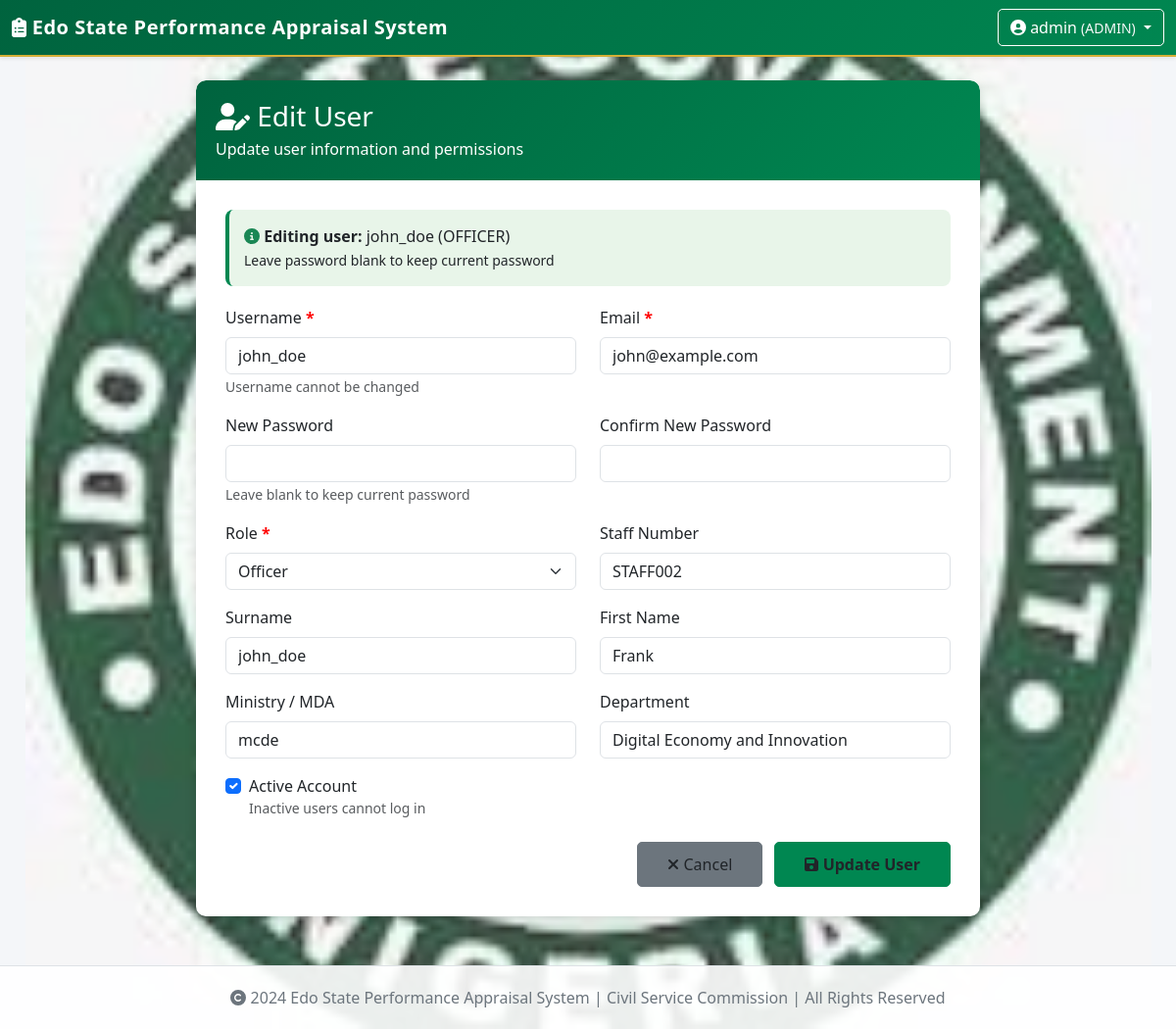
Screenshot of /admin/edit-user-page/2 (signed in) with the database file from the repository.
### app/models/user.py (models this page shows, shortened)
class User(UserMixin, db.Model):
    __tablename__ = 'users'
    id = db.Column(db.Integer, primary_key=True)
    username = db.Column(db.String(80), unique=True, nullable=False)
    email = db.Column(db.String(120), unique=True, nullable=False)
    password_hash = db.Column(db.String(200), nullable=False)
    role = db.Column(db.String(50), nullable=False, default='STAFF')
    is_active = db.Column(db.Boolean, default=True)
    created_at = db.Column(db.DateTime, default=datetime.utcnow)
    staff_no = db.Column(db.String(50), unique=True)
    surname = db.Column(db.String(100))
    first_name = db.Column(db.String(100))
    other_names = db.Column(db.String(200))
    title = db.Column(db.String(20))
    date_of_birth = db.Column(db.Date, nullable=True)
    date_first_appointment = db.Column(db.Date, nullable=True)
    post_appointed = db.Column(db.String(200))
    present_post = db.Column(db.String(200))
    salary_grade = db.Column(db.String(50))
    ministry = db.Column(db.String(200))  # MDA
    department = db.Column(db.String(200))  # Department
    division = db.Column(db.String(200))
    branch = db.Column(db.String(200))
    section = db.Column(db.String(200))
    def has_role(self, role):
        return self.role == role or self.role == 'ADMIN'

### app/admin/routes.py (the view)
@admin_bp.route('/edit-user-page/<int:user_id>')
@login_required
def edit_user_page(user_id):
    if not current_user.has_role('ADMIN'):
        flash('Access denied', 'danger')
        return redirect(url_for('reports.dashboard'))
    user = User.query.get_or_404(user_id)
    return render_template('admin/admin_edit_user.html', user=user)

### app/templates/admin/admin_edit_user.html (shortened to what this page needs)
{% extends "base.html" %}
{% block content %}
<div class="container-fluid">
    <div class="form-container">
        <div class="form-card">
            <div class="form-header">
                <h3 class="mb-0"><i class="fas fa-user-edit"></i> Edit User</h3>
                <p class="mb-0 mt-1">Update user information and permissions</p>
            </div>
            <div class="form-body">
                <div class="info-box">
                    <i class="fas fa-info-circle text-success"></i>
                    <strong>Editing user:</strong> {{ user.username }} ({{ user.role }})
                    <br>
                    <small>Leave password blank to keep current password</small>
                </div>
                <form id="editUserForm" method="POST" action="{{ url_for('admin.update_user', user_id=user.id) }}">
                    <div class="row">
                        <div class="col-md-6 mb-3">
                            <label class="form-label required-field">Username</label>
                            <input type="text" id="username" name="username" class="form-control" value="{{ user.username }}" readonly>
                            <small class="text-muted">Username cannot be changed</small>
                        </div>
                        <div class="col-md-6 mb-3">
                            <label class="form-label required-field">Email</label>
                            <input type="email" id="email" name="email" class="form-control" value="{{ user.email }}" required>
                        </div>
                    </div>
                    <div class="row">
                        <div class="col-md-6 mb-3">
                            <label class="form-label">New Password</label>
                            <input type="password" id="password" name="password" class="form-control">
                            <small class="text-muted">Leave blank to keep current password</small>
                        </div>
                        <div class="col-md-6 mb-3">
                            <label class="form-label">Confirm New Password</label>
                            <input type="password" id="confirm_password" name="confirm_password" class="form-control">
                        </div>
                    </div>
                    <div class="row">
                        <div class="col-md-6 mb-3">
                            <label class="form-label required-field">Role</label>
                            <select id="role" name="role" class="form-select">
                                <option value="OFFICER" {% if user.role == 'OFFICER' %}selected{% endif %}>Officer</option>
                            </select>
                        </div>
                        <div class="col-md-6 mb-3">
                            <label class="form-label">Staff Number</label>
                            <input type="text" id="staff_no" name="staff_no" class="form-control" value="{{ user.staff_no or '' }}">
                        </div>
                    </div>
                    <div class="row">
                        <div class="col-md-6 mb-3">
                            <label class="form-label">Surname</label>
                            <input type="text" id="surname" name="surname" class="form-control" value="{{ user.surname or '' }}">
                        </div>
                        <div class="col-md-6 mb-3">
                            <label class="form-label">First Name</label>
                            <input type="text" id="first_name" name="first_name" class="form-control" value="{{ user.first_name or '' }}">
                        </div>
                    </div>
                    <div class="row">
                        <div class="col-md-6 mb-3">
                            <label class="form-label">Ministry / MDA</label>
                            <input type="text" id="ministry" name="ministry" class="form-control" value="{{ user.ministry or '' }}" placeholder="e.g., Ministry of Finance">
                        </div>
                        <div class="col-md-6 mb-3">
                            <label class="form-label">Department</label>
                            <input type="text" id="department" name="department" class="form-control" value="{{ user.department or '' }}" placeholder="e.g., ICT Department">
                        </div>
                    </div>
                    <div class="mb-3 form-check">
                        <input type="checkbox" id="is_active" name="is_active" class="form-check-input" {% if user.is_active %}checked{% endif %}>
                        <label class="form-check-label">Active Account</label>
                        <small class="text-muted d-block">Inactive users cannot log in</small>
                    </div>
                    <div class="row mt-4">
                        <div class="col-12 text-end">
                            <a href="{{ url_for('admin.manage_users') }}" class="btn btn-cancel me-2">
                                <i class="fas fa-times"></i> Cancel
                            </a>
                            <button type="submit" class="btn btn-submit" id="submitBtn">
                                <i class="fas fa-save"></i> Update User
                            </button>
                        </div>
                    </div>
                </form>
            </div>
        </div>
    </div>
</div>
{% endblock %}

### app/templates/base.html (shortened to what this page needs)
<!DOCTYPE html>
<html lang="en">
<head>
    <link href="https://cdn.jsdelivr.net/npm/bootstrap@5.3.0/dist/css/bootstrap.min.css" rel="stylesheet">
    <link rel="stylesheet" href="https://cdnjs.cloudflare.com/ajax/libs/font-awesome/6.4.0/css/all.min.css">
</head>
<body>
    <nav class="navbar navbar-dark shadow-sm">
        <div class="container-fluid">
            <a class="navbar-brand" href="{{ url_for('reports.dashboard') }}">
                <i class="fas fa-clipboard-list"></i> Edo State Performance Appraisal System
            </a>
            {% if current_user.is_authenticated %}
            <div class="dropdown">
                <button class="btn btn-outline-light dropdown-toggle" type="button" data-bs-toggle="dropdown" aria-expanded="false">
                    <i class="fas fa-user-circle"></i>
                    {{ current_user.username }}
                    <small class="text-light">({{ current_user.role }})</small>
                </button>
            </div>
            {% else %}
            <a href="{{ url_for('auth.login') }}" class="btn btn-outline-light">Login</a>
            {% endif %}
        </div>
    </nav>
    <div class="container-fluid mt-4">
        {% block content %}{% endblock %}
    </div>
    <footer>
        <div class="container">
            <p class="mb-0">
                <i class="fas fa-copyright"></i> 2024 Edo State Performance Appraisal System |
                Civil Service Commission | All Rights Reserved
            </p>
        </div>
    </footer>
</body>
</html>

### app/templates/admin/admin_edit_user.html (style rules this page uses)
.form-container { max-width: 800px; margin: 0 auto; }
.form-header { background: linear-gradient(135deg, #00633E 0%, #008751 100%); color: white; padding: 20px; border-radius: 10px 10px 0 0; margin-bottom: 0; }
.form-card { border-radius: 10px; box-shadow: 0 4px 12px rgba(0,0,0,0.15); overflow: hidden; margin-bottom: 30px; }
.form-body { padding: 30px; background: white; }
.required-field::after { content: " *"; color: red; font-weight: bold; }
.btn-submit { background-color: #008751; border-color: #008751; padding: 10px 30px; font-size: 16px; font-weight: bold; }
.btn-cancel { background-color: #6c757d; border-color: #6c757d; padding: 10px 30px; font-size: 16px; }
.info-box { background-color: #e8f5e9; border-left: 4px solid #008751; padding: 15px; border-radius: 8px; margin-bottom: 20px; }

### rows the page displays
User: username "admin", role "ADMIN"
User: username "john_doe", role "OFFICER", email "john@example.com", role "Officer", staff_no "STAFF002", surname "john_doe", first_name "Frank", ministry "mcde", department "Digital Economy and Innovation", is_active "☑"
